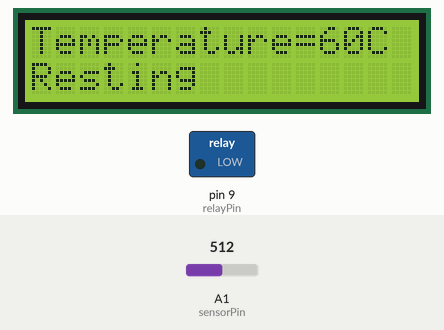
Recording of a sketch running on a simulated Arduino Uno, built with avr-gcc and run on an emulated ATmega328P. On the bench: 16×2 character LCD, switched loads named in the sketch (green lamp = pin HIGH). Inputs (shaded band) come from the test bench; at power-on: A1 (sensorPin) = 512.

Above: at 1.2 s.
1.3 s: A1 (sensorPin) set to 716
At 5.8 s:
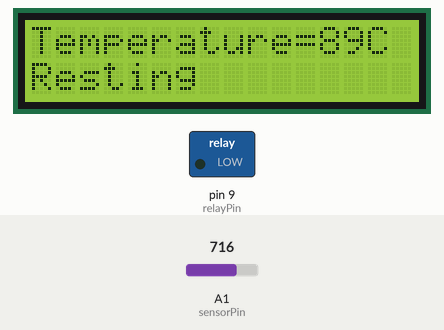
6.8 s: A1 (sensorPin) set to 900
At 11.1 s:
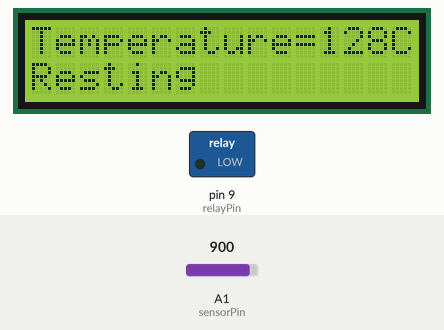
11.9 s: A1 (sensorPin) set to 1023
At 16.4 s:
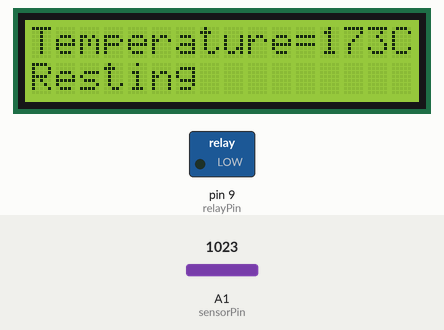
Timing chart, 0 to 17.9 s (numbered marks = the images above; inputs shaded):
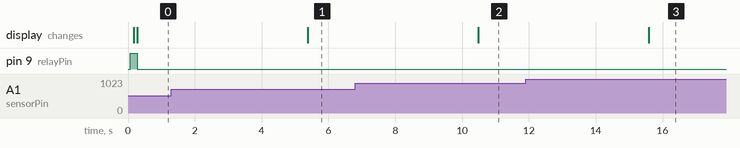

Measured:
- after the input at 1.3 s, the display: changes after 4.1 s (image 1)
- after the input at 6.8 s, the display: changes after 3.7 s (image 2)

The sketch:

Temperature-Regulator.ino
```cpp
#include <LiquidCrystal.h>

//Setup LCD Display
LiquidCrystal lcd(12, 11, 5, 4, 3, 2);

//Pin setup
int sensorPin = 1;
int relayPin=9;

//Temperature control
int maxTemp=28;
int resetTemp=26;

//For a smooooth reading take an average!
const int numReadings=10;
int readings[numReadings];
int index=0;
int total=0;
int average=0;

//Have we reached target temp?
boolean resting=0;

void setup(){
  Serial.begin(9600);  //Start the serial connection with the computer
  lcd.begin(16, 2);

  //to view the result open the serial monitor
  pinMode(relayPin,OUTPUT);
  for(int thisReading=0; thisReading<numReadings;thisReading++)
    readings[thisReading]=0;
}

void loop(){
  float temperatureC=setTemperature();
  total= total - readings[index];
  readings[index]=temperatureC;
  total=total+readings[index];
  index+=1;

  //Got to beginning of array if we have reached the end
  if(index>=numReadings){
    index=0;
  }

  //Our temperature is the all of the readings in the array averaged.
  average=total/numReadings;

  //Print our temperature to LCD
  lcd.home();
  lcd.print("Temperature=");
  lcd.print(average);
  lcd.print("C");

  //If we've not reached the target temperature yet...
  if(!resting){
    digitalWrite(relayPin,HIGH);

    //If we've reached our target temperature then go into resting mode on next loop
    if(average>=maxTemp){
      resting=1;
    }
    //If we have reached taret temp then go into resting mode...
  }else{
    digitalWrite(relayPin,LOW);

    lcd.setCursor(0,1);
    lcd.print("Resting");
    delay(5000);
    if(average<=resetTemp){
      resting=0;
    }
  }
  delay(100);
}

int setTemperature(){
  int reading = analogRead(sensorPin);
  // converting that reading to voltage, for 3.3v arduino use 3.3
  float voltage = reading * 5.0;
  voltage /= 1024.0;
  return(voltage - 0.5) * 100 ;  //converting from 10 mv per degree wit 500 mV offset
  //to degrees ((voltage - 500mV) times 100)
}
```
